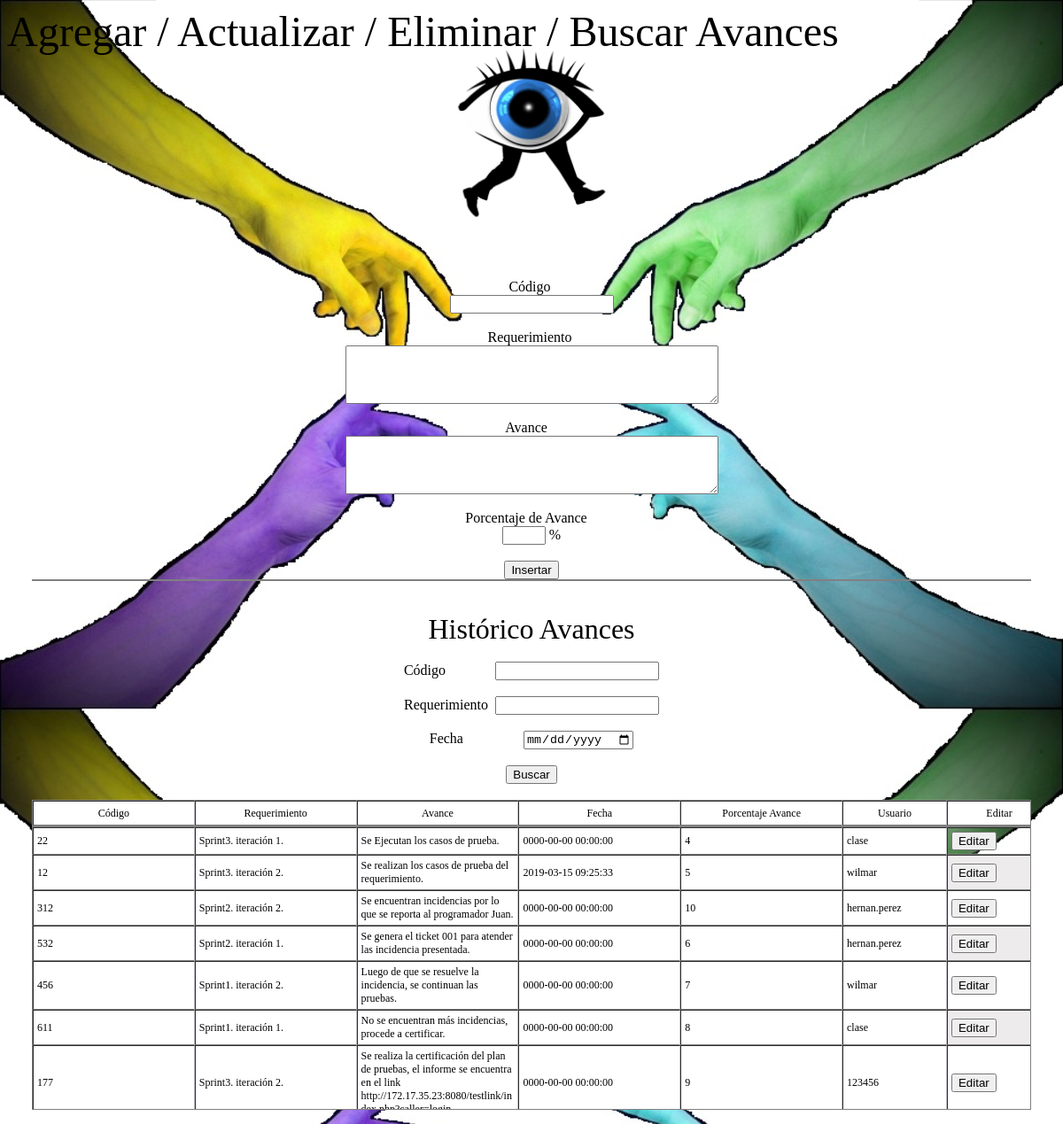
/avance1_back.php (signed in), run on the app's committed database.
### tables this page shows
CREATE TABLE tbavances (
  id int(11) PRIMARY KEY AUTO_INCREMENT,
  codigo int(11) NOT NULL,
  requerimiento varchar(50) NOT NULL,
  avance longtext NOT NULL,
  fecha datetime NOT NULL,
  porcentaje_avance int(3) NOT NULL,
  id_usuario int(11) NOT NULL,
  KEY id_usuario (id_usuario),
  CONSTRAINT tbavances_ibfk_1 FOREIGN KEY (id_usuario) REFERENCES usuarios (id)
);

CREATE TABLE usuarios (
  id int(11) PRIMARY KEY AUTO_INCREMENT,
  nombre varchar(300) NOT NULL,
  apellidos varchar(300) NOT NULL,
  usuarios varchar(50) NOT NULL,
  clave varchar(50) NOT NULL
);

### avance1_back.php (the view, shortened to what this page needs)
<?php
include('bd/conexion_log.php');
$codigoParam = null;
$requerimientoParam = null;
$fechaParam = null;
	$fechaParam = $_GET['fechaParam'];?>
<html>
	<head>
	</head>
	<body>
		<marquee><font size="7" color="black">Agregar / Actualizar / Eliminar / Buscar Avances</font></marquee>
		<br /><br />
		<div class="container">
			<div class="div-img">
				<img class="img" src="img/logo.gif" title="ava" alt="ava">
			</div>
		</div>
		<br /><br /><br /><br />
		<br /><br /><br /><br />
		<br /><br /><br /><br />
		<center>
			<form name="form" id="form"  action="" method="post" onsubmit="return false;">
				<font color="black">Código</font>&nbsp;<br />
				<input type="text" name="codigo" id="codigo" required>
				<br /><br />
				<font color="black">Requerimiento</font>&nbsp;<br />
				<textarea name="requerimiento" id="requerimiento" rows="4"  cols="50"></textarea>
				<br /><br />
				<font color="black">Avance</font>&nbsp; &nbsp;<br />
				<textarea name="avance" id="avance" rows="4"  cols="50"></textarea>
				<br /><br />
				<font color="black">Porcentaje de Avance</font>&nbsp; &nbsp;<br />
				<input type="text" name="porcentaje_avance" id="porcentaje_avance" size="3" required> %
				<br /><br />
				<table>
					<tr>
						<input type="submit" name="bti" value="Insertar" onclick="insertar();" >
					</tr>
				</table>
				<br /><br />
				<font size=6 color="black">Histórico Avances</font>
				<br /><br />
				<font>Código</font>
				<input type="text" id="buscarXCodigo" name="buscarXCodigo" value="<?php echo $codigoParam?>" />
				<br /><br />
				<font>Requerimiento</font>&nbsp;
				<input type="text" id="buscarXRequerimiento" name="buscarXRequerimiento" value="<?php
				echo $requerimientoParam?>" /><br /><br />
				<font>Fecha</font>
				<input type="date" id="buscarXfecha" name="buscarXfecha" value="<?php echo $fechaParam?>" /><br /><br />
				<button id="buscar" value="Buscar" onclick="buscarAvance();">Buscar</button><br /><br />
				<?php
				$sqlCodigo = '';
				$sqlRequerimiento = '';
				$sqlFecha = '';
				$sql = "SELECT av.*, us.usuarios
					FROM tbavances av
						JOIN usuarios us ON av.id_usuario = us.id
					WHERE 1 = 1"
						. $sqlCodigo
						. $sqlRequerimiento
						. $sqlFecha . "
					ORDER BY av.id";
				$result = $conn->query($sql);
				$total = $result->num_rows;
				if ($total > 0) {?>
					<table border="1">
						<tr>
							<td align="center" bgcolor="white">Código</td>
							<td align="center" bgcolor="white">Requerimiento</td>
							<td align="center" bgcolor="white">Avance</td>
							<td align="center" bgcolor="white">Fecha</td>
							<td align="center" bgcolor="white">Porcentaje Avance</td>
							<td class="tdAction" align="center" bgcolor="white">Usuario</td>
							<td class="tdAction" align="center" bgcolor="white">Editar</td>
						</tr>
					</table>
					<table border="1"><?php
						for ($i = 1; $i <= $total;$i++) {
							$row = $result->fetch_assoc();
							$id_c = $row["id"];
							$codigo_c = $row["codigo"];
							$requerimiento_c = $row["requerimiento"];
							$avance_c = $row["avance"];
							$fecha_c = $row["fecha"];
							$porcentaje_avance_c = $row["porcentaje_avance"];
							$idUsuario = $row["usuarios"];
							?>
							<tr>
								<td bgcolor="white"><?php echo $codigo_c?></td>
								<td bgcolor="white"><?php echo utf8_encode($requerimiento_c)?></td>
								<td bgcolor="white"><?php echo utf8_encode($avance_c)?></td>
								<td bgcolor="white"><?php echo $fecha_c?></td>
								<td bgcolor="white"><?php echo $porcentaje_avance_c?></td>
								<td class="tdAction" bgcolor="white"><?php echo $idUsuario?></td>
								<td class="tdAction"><input type=button value='Editar' onclick="editar('<?php echo $id_c?>',
								'<?php echo $codigo_c?>', '<?php echo base64_encode($avance_c)?>',
								'<?php echo base64_encode($requerimiento_c)?>', '<?php base64_encode($fecha_c)?>',
								'<?php echo $porcentaje_avance_c?>');"></td>
							</tr><?php
						}?>
					</table><?php
				}?>
			</form>
		</center>
	</body>
</html>

### css/estilos.css (style rules this page uses)
.container { width: 200px; height: 200px; position: absolute; left: 0; right: 0; margin: 0 auto; top: 20px; }
.div-img { display: block; margin-left: auto; margin-right: auto; }
.div-img .img { display: block; margin-left: auto; margin-right: auto; width: 100%; transform: scale(1); -ms-transform: scale(1); -moz-transform: scale(1); -webkit-transform: scale(1); -o-transform: scale(1); -webkit-transition: all 500ms ease-in-out; -moz-transition: all 500ms ease-in-out; -ms-transition: all 500ms ease-in-out; -o-transition: all 500ms ease-in-out; }

### avance1_back.php (style rules this page uses)
html { background: url(img/fondo.jpg); background-size: 100%; }
table { border-spacing: 0; display: flex; max-height: 40vh; overflow-y: auto; overflow-x: auto; table-layout: fixed; width: 94vw; border:1px solid gray; }
th,td { font-weight: normal; margin: 0; max-width: 14.4vw; min-width: 14.4vw; word-wrap: break-word; font-size: 12px; height: 3.5vh !important; padding: 4px; border-right: 1px solid #c4c0c9; }
td.tdAction { max-width: 9vw; min-width: 9vw; }
tr:nth-child(2n) { background: none repeat scroll 0 0 #edebeb; }

### data on the page
tbavances: codigo "22", requerimiento "Sprint3. iteración 1.", avance "Se Ejecutan los casos de prueba.", fecha "0000-00-00 00:00:00", porcentaje_avance "4", id_usuario.usuarios "clase"
tbavances: codigo "12", requerimiento "Sprint3. iteración 2.", avance "Se realizan los casos de prueba del requerimiento.", fecha "2019-03-15 09:25:33", porcentaje_avance "5", id_usuario.usuarios "wilmar"
tbavances: codigo "312", requerimiento "Sprint2. iteración 2.", avance "Se encuentran incidencias por lo que se reporta al programador Juan.", fecha "0000-00-00 00:00:00", porcentaje_avance "10", id_usuario.usuarios "hernan.perez"
tbavances: codigo "532", requerimiento "Sprint2. iteración 1.", avance "Se genera el ticket 001 para atender las incidencia presentada.", fecha "0000-00-00 00:00:00", porcentaje_avance "6", id_usuario.usuarios "hernan.perez"
tbavances: codigo "456", requerimiento "Sprint1. iteración 2.", avance "Luego de que se resuelve la incidencia, se continuan las pruebas.", fecha "0000-00-00 00:00:00", porcentaje_avance "7", id_usuario.usuarios "wilmar"
tbavances: codigo "611", requerimiento "Sprint1. iteración 1.", avance "No se encuentran más incidencias, procede a certificar.", fecha "0000-00-00 00:00:00", porcentaje_avance "8", id_usuario.usuarios "clase"
tbavances: codigo "177", requerimiento "Sprint3. iteración 2.", avance "Se realiza la certificación del plan de pruebas, el informe se encuentra en el link…", fecha "0000-00-00 00:00:00", porcentaje_avance "9", id_usuario.usuarios "123456"
